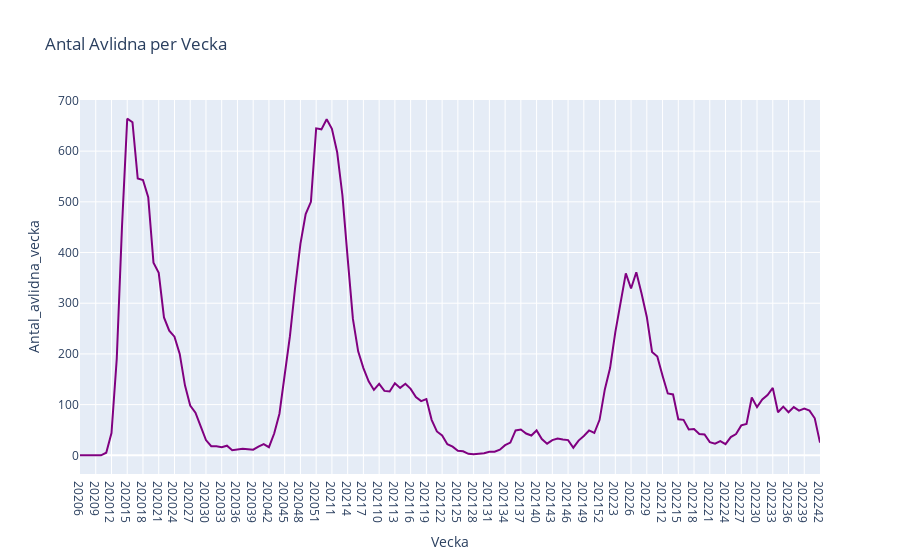

The notebook cell saved with this chart:
### Markdown cell above
**Plotly Express**

The code generates four line charts. The first chart displays the number of deaths per week, 
the second shows the number of new cases per week, the third combines both deaths and new cases per week,
 and the fourth illustrates the cumulative cases. 
All charts have a purple line color and are saved as HTML files for visualization.

### Code cell
# C) Create chart 1 'Number of Deaths per Week.
fig = px.line(df, x="Vecka", y="Antal_avlidna_vecka", 
              title="Antal Avlidna per Vecka")
fig.update_traces(line=dict(color='purple'))
fig.write_html("Visualiseringar/1C.Antal_avlidna_vecka.html")
fig.show()

### Figure 1 — Plotly figure (JSON) as saved in the notebook; plotly's stock layout.template omitted (floating-point values rounded to 4 significant figures; data arrays with more than 128 entries replaced by an {"elided": "..."} marker saying what was removed)
{"data": [{"hovertemplate": "Vecka=%{x}<br>Antal_avlidna_vecka=%{y}<extra></extra>", "legendgroup": "", "line": {"color": "purple", "dash": "solid"}, "marker": {"symbol": "circle"}, "mode": "lines", "name": "", "orientation": "v", "showlegend": false, "type": "scatter", "x": {"elided": "142 str values"}, "xaxis": "x", "y": {"elided": "142 int values"}, "yaxis": "y"}], "layout": {"legend": {"tracegroupgap": 0}, "title": {"text": "Antal Avlidna per Vecka"}, "xaxis": {"anchor": "y", "domain": [0, 1], "title": {"text": "Vecka"}}, "yaxis": {"anchor": "x", "domain": [0, 1], "title": {"text": "Antal_avlidna_vecka"}}}}
